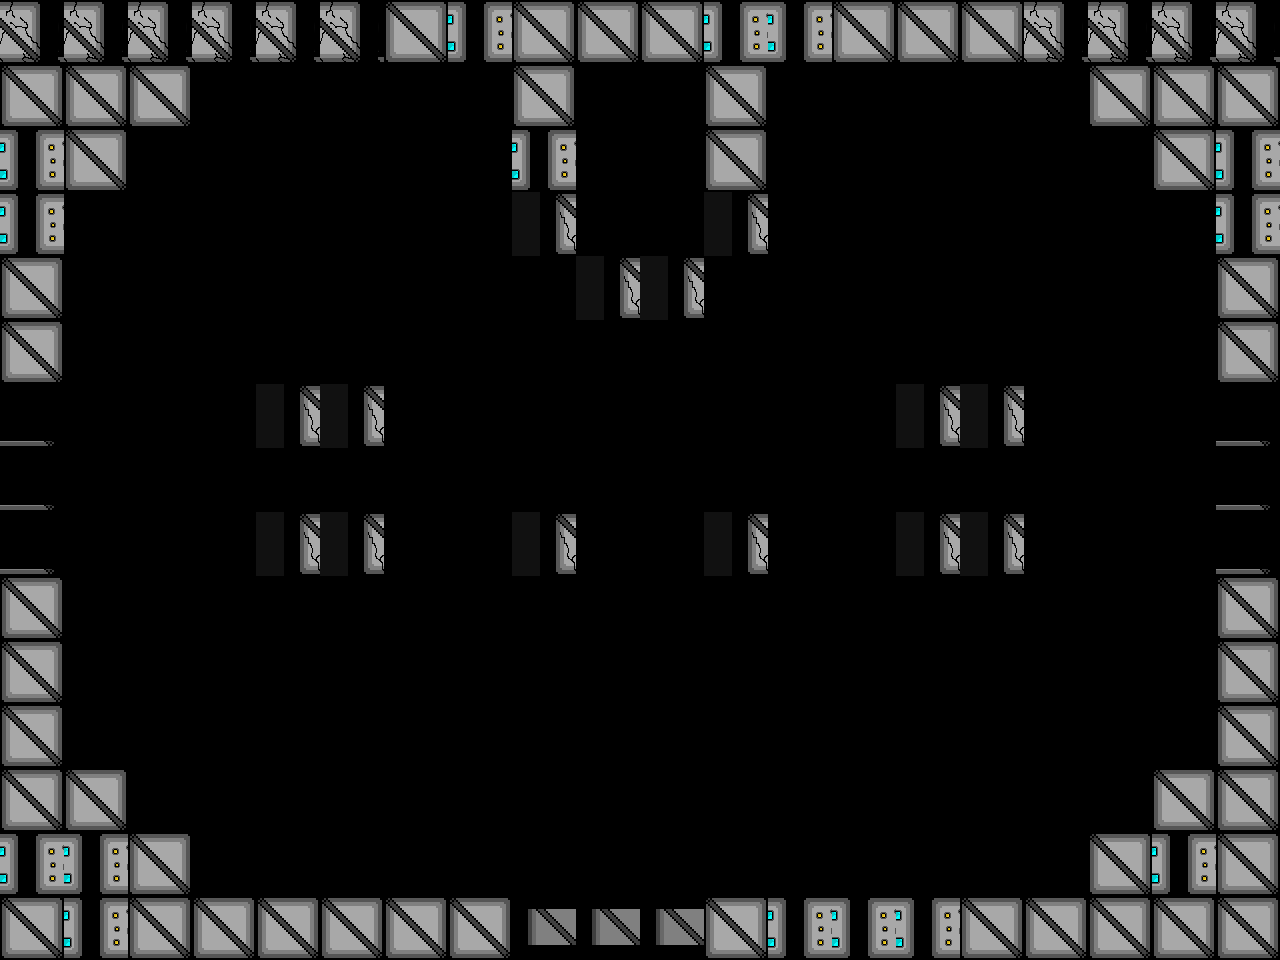

Rendered tile map (Tiled .tmx) drawn with the repository's tilesets; below, a short description and the map source with its tile grids summarised:
An orthogonal 20x15 tile map with 64x64 px tiles, 1 tile layer (Tile Layer 2) and 9 objects (4x Assassin, 2x Uno, ScrollingBackground, Player, Newborn).

<map version="1.0" tiledversion="1.0.3" orientation="orthogonal" renderorder="right-down" width="20" height="15" tilewidth="64" tileheight="64" nextobjectid="111">
 <properties>
  <property name="assassin" value="assets/assasin_rightLeftSpritesheet_Champion.png" />
  <property name="backgroundEasy" value="assets/backgroundEasy.png" />
  <property name="backgroundHard" value="assets/backgroundHard.png" />
  <property name="backgroundMedium" value="assets/backgroundMedium.png" />
  <property name="boss" value="assets/boss.png" />
  <property name="bossexplosion" value="assets/bossexplosion.png" />
  <property name="damageUp" value="assets/metalBoxCoin.png" />
  <property name="explosion" value="assets/explosion.png" />
  <property name="firingRateUp" value="assets/metalBoxCoin.png" />
  <property name="healthUp" value="assets/metalBoxHeart.png" />
  <property name="largeexplosion" value="assets/largeexplosion.png" />
  <property name="loading" value="assets/loading.png" />
  <property name="moveSpeedUp" value="assets/metalBoxCoin.png" />
  <property name="newborn" value="assets/newborn_spritesheet(h54_w62)Champion.png" />
  <property name="player" value="assets/playerSpriteSheetTemp.png" />
  <property name="reward" value="assets/reward1.png" />
  <property name="smallexplosion" value="assets/smallexplosion.png" />
  <property name="uno" value="assets/uno_Static_Champion.png" />
 </properties>
 <tileset firstgid="1" name="blocks1" tilewidth="64" tileheight="64" tilecount="14" columns="14">
  <image source="blocks1.png" width="900" height="64" />
 </tileset>
 <objectgroup color="#00ff00" name="Object Layer 1">
  <object id="59" name="Background" type="ScrollingBackground" x="0" y="0" width="64" height="64">
   <properties>
    <property name="numFrames" value="1" />
    <property name="textureHeight" value="960" />
    <property name="textureID" value="backgroundHard" />
    <property name="textureWidth" value="1280" />
   </properties>
  </object>
  <object id="55" name="Player1" type="Player" x="624.484" y="97.368" width="34" height="64">
   <properties>
    <property name="numFrames" value="6" />
    <property name="textureHeight" value="60" />
    <property name="textureID" value="player" />
    <property name="textureWidth" value="34" />
   </properties>
  </object>
  <object id="101" name="Assassin1" type="Assassin" x="138.5" y="722.5" width="99" height="99">
   <properties>
    <property name="numFrames" value="4" />
    <property name="textureHeight" value="100" />
    <property name="textureID" value="assassin" />
    <property name="textureWidth" value="100" />
   </properties>
  </object>
  <object id="104" name="Newborn1" type="Newborn" x="613" y="827" width="62" height="54">
   <properties>
    <property name="numFrames" value="2" />
    <property name="textureHeight" value="54" />
    <property name="textureID" value="newborn" />
    <property name="textureWidth" value="62" />
   </properties>
  </object>
  <object id="105" name="Assassin1" type="Assassin" x="1042.5" y="716.5" width="99" height="99">
   <properties>
    <property name="numFrames" value="4" />
    <property name="textureHeight" value="100" />
    <property name="textureID" value="assassin" />
    <property name="textureWidth" value="100" />
   </properties>
  </object>
  <object id="106" name="Uno1" type="Uno" x="312.5" y="742.5" width="39" height="51">
   <properties>
    <property name="numFrames" value="2" />
    <property name="textureHeight" value="51" />
    <property name="textureID" value="uno" />
    <property name="textureWidth" value="39" />
   </properties>
  </object>
  <object id="107" name="Uno1" type="Uno" x="944.5" y="736.5" width="39" height="51">
   <properties>
    <property name="numFrames" value="2" />
    <property name="textureHeight" value="51" />
    <property name="textureID" value="uno" />
    <property name="textureWidth" value="39" />
   </properties>
  </object>
  <object id="109" name="Assassin1" type="Assassin" x="144.5" y="138.5" width="99" height="99">
   <properties>
    <property name="numFrames" value="4" />
    <property name="textureHeight" value="100" />
    <property name="textureID" value="assassin" />
    <property name="textureWidth" value="100" />
   </properties>
  </object>
  <object id="110" name="Assassin1" type="Assassin" x="1032.5" y="146.5" width="99" height="99">
   <properties>
    <property name="numFrames" value="4" />
    <property name="textureHeight" value="100" />
    <property name="textureID" value="assassin" />
    <property name="textureWidth" value="100" />
   </properties>
  </object>
 </objectgroup>
 <layer name="Tile Layer 2" width="20" height="15">
  <properties>
   <property name="collidable" value="" />
  </properties>
  <data>[300 cells, 96 non-empty, 6 distinct tile ids]</data>
 </layer>
</map>
